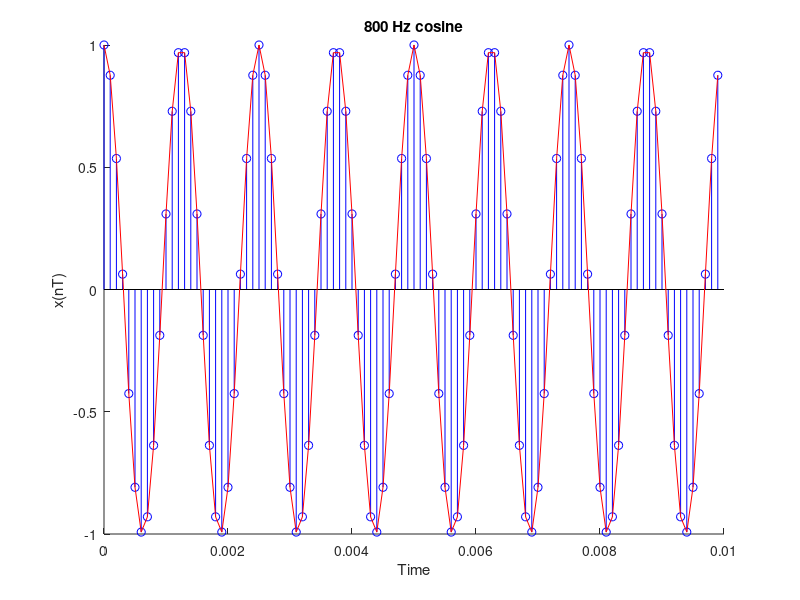

Write the MATLAB code that produced this figure.
% Generates a 800 Hz cosine wave 
%
N = 100; % 64 data points
fs = 10000;   % 1 kHz sampling frequency
T = 1/fs;    % sample period
f = 800; % signal frequency in Hz
n = 0:N-1;  % discrete time vector

x = cos(2*pi*f*n*T); % signal definition

% plot the signal against time

% 1.1
hold on

stem(n*T, x, "b");

% 1.2
plot(n*T, x, "r");
title("800 Hz cosine")
xlabel("Time");
ylabel("x(nT)");

hold off
drawnow
